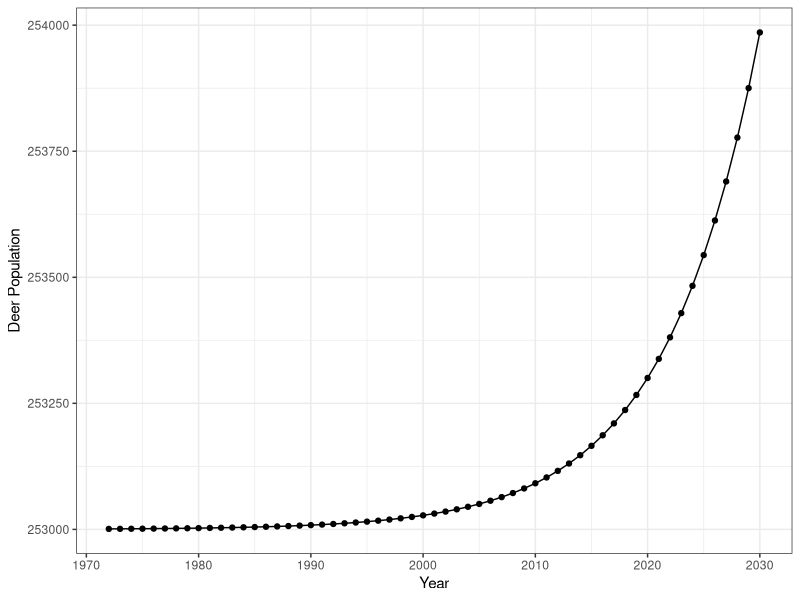
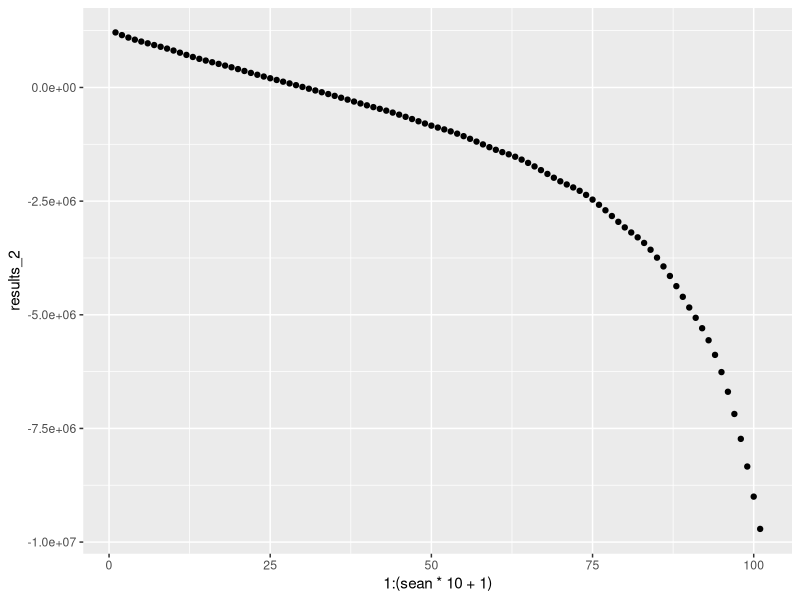

Here is the R script that generated these plots, in order: (Note: this script raises an error after producing the figures.)
# Final Models for Paper

library(tidyverse)



# Euler's Method Function -------------------------------------------------

euler <- function(dy.dt=function(t,y){}, h, y0, start=0, end=1) {
  nsteps <- (end-start)/h
  ys <- numeric(nsteps+1)
  ys[1] <- y0
  for (i in 1:nsteps) {
    t <- start + (i-1)*h
    ys[i+1] <- ys[i] + h*dy.dt(t,ys[i])
  }
  ys
}

# Model 1- Natural Pop Growth ---------------------------------------------

#Start with the natural dynamics. The law of exponential evolution or Malthus law. 
#We use r = .118849 based on file 'EDA.R' growth rate from first two data points (before carrying capacity is reached)

#dy/dt = ry(t)

r <- .118849

model1 <- function(r, t) {
  exp(r*(t-1972)) + 253000
}

t <- c(1972:2030)

results <- model1(r, t)
results <- data.frame(results)
results <- results %>%
  mutate(year = c(1972:2030))

results %>%
  ggplot(mapping = aes(x = year, y = results)) +
  geom_point()+
  geom_line() +
  xlab("Year") +
  ylab("Deer Population") +
  theme_bw()




# Model 2- Natural Growth and Constant Harvest by Time --------------------
#Model 2
#dy/dt = r y(t) + b(t) y(t) 


model2 <- function(y0, t, r, B) {
  (y0 - (B/r)) * exp(r*(t- 1992)) + (B/r)
}


model2(1211000, 2000, .33, 390703.5)




# Model 3- Carrying Capacity,  Harvest,  Pop Growth -----------------------
sean = 10 
b = 390700
deerpop = 1211000 ##253000 
## b is the estimated harvest per year
## results 2 is the carrying capacity model plus estimated harvest per year it is a little low 
## Adjusted carrying capacity as it was being affected by the constant harvest 
results_2<-euler(dy.dt=function(t,y){(r*y) - 0.18*(exp((-2*(sin(t*pi))^2)))*y -  ((r/(1100000+(b/1.4)))*y^2)-(b)}, .1,deerpop , 0, sean)


## adjusted the carrying capacity value in the function by adding back in a factor of the estimated harvest value per year



results_2 <- data.frame(results_2)

ggplot(results_2, mapping = aes(x = 1:(sean*10 +1), y = results_2)) +
  geom_point()






# Lotka-Volterra Model ----------------------------------------------------
#An experimental model treating humans as a "predator" of deer








# EDA- Basic Graphs of the Data -------------------------------------------

deer %>%
  ggplot(aes(x = Year)) +
  geom_point(mapping = aes(y = Deer_Population)) +
  geom_line(aes(y = Deer_Population)) +
  geom_point(aes(y = Deer_Harvest), color = "red") +
  geom_line(aes(y = Deer_Harvest), color = "red") +
  geom_point(aes(y= Total_Deer_Hunters), color = "blue") +
  geom_line(aes(y = Total_Deer_Hunters), color = "blue") +
  xlab("Year") +
  ylab("Deer Population")+
  theme_bw()

